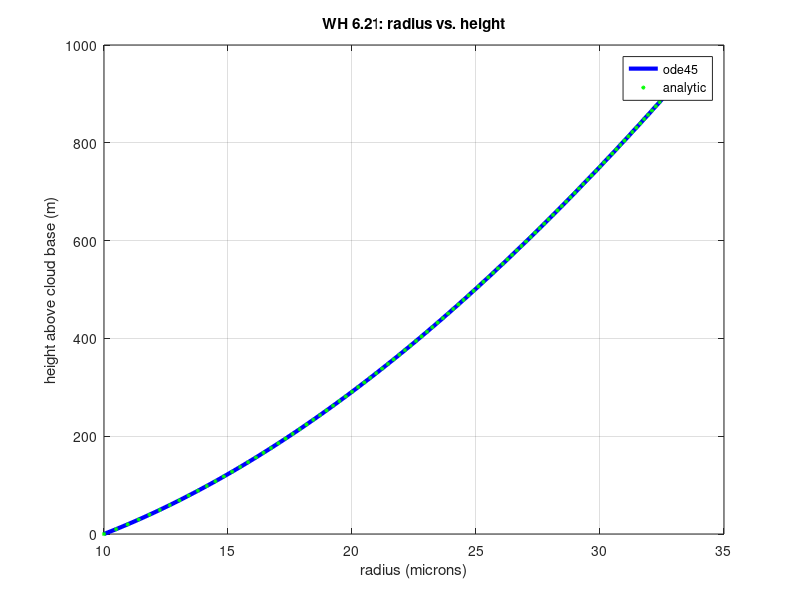

MATLAB code to generate this figure:
function wh_21
  w=1; %m/s vertical velocity
  temp=283.15; %K
  mu0=18.27e-6; %Pa s
  T0=291.15; %K
  C=120; %K
  %from http://en.wikipedia.org/wiki/Viscosity
  eta=mu0*(T0 + C)/(temp+C)*(temp/T0)^1.5;  %dynamic viscoisty
  g=9.8; %m/s^2
  rhol=1000.; %kg/m^3
  Vcoeff=2*g*rhol/(9.*eta);
  Gl=100.e-12; %m^2/s
  S=0.005;
  W=1; %m/s
  rcoeff=Gl*S;
  tspan=0:10:1000;
  r_analytic=sqrt(2.*Gl*S*tspan + (1.e-5)^2.);
  h_analytic=w*tspan - 2*g*rhol*(Gl*S*tspan.^2. + 1.e-10*tspan)/(9.*eta);
  %start at cloudbase, with a 10 micron drop
  yinit=[0,1.e-5];
  derivs=@(t,y) F(t,y,W,Vcoeff,rcoeff);
  [t,y]=ode45(derivs,tspan,yinit);
  height=y(:,1);
  radius=y(:,2)*1.e6;  %convert radius to microns
  figure(1);
  clf;
  plot(radius,height,'b-','linewidth',3);
  hold on
  plot(r_analytic*1.e6,h_analytic,'g*','markersize',3)
  legend('ode45','analytic');
  xlabel('radius (microns)');
  ylabel('height above cloud base (m)');
  title('WH 6.21: radius vs. height')
  grid on;
end

function yp=F(t,y,W,Vcoeff,rcoeff)
  yp=zeros(2,1); % since output must be a column vector
  %first variable is height in m
  yp(1)=W - Vcoeff*y(2)^2.;
  %second variable is radius in m
  yp(2)= rcoeff/y(2);
end
